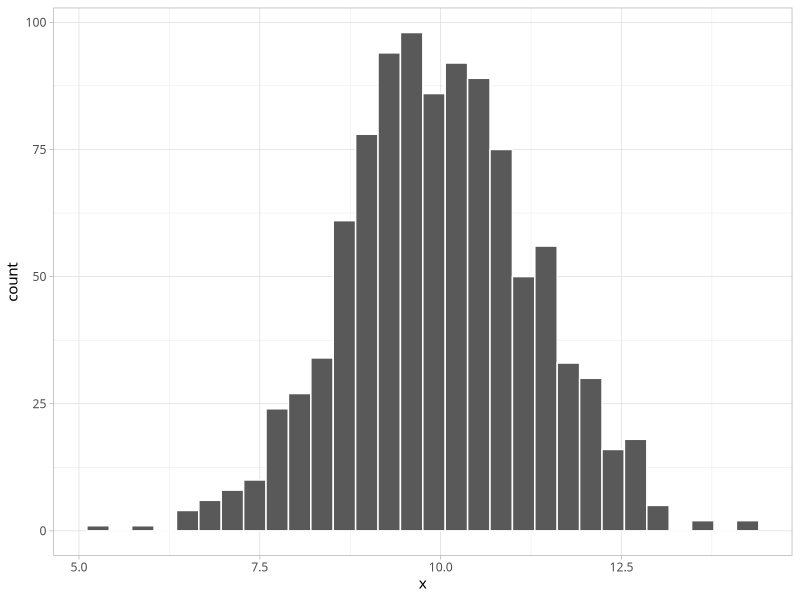
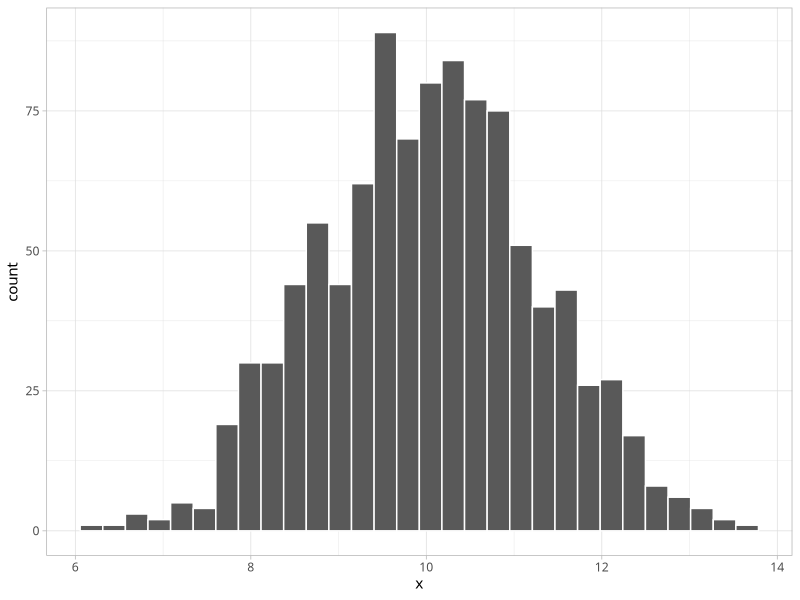
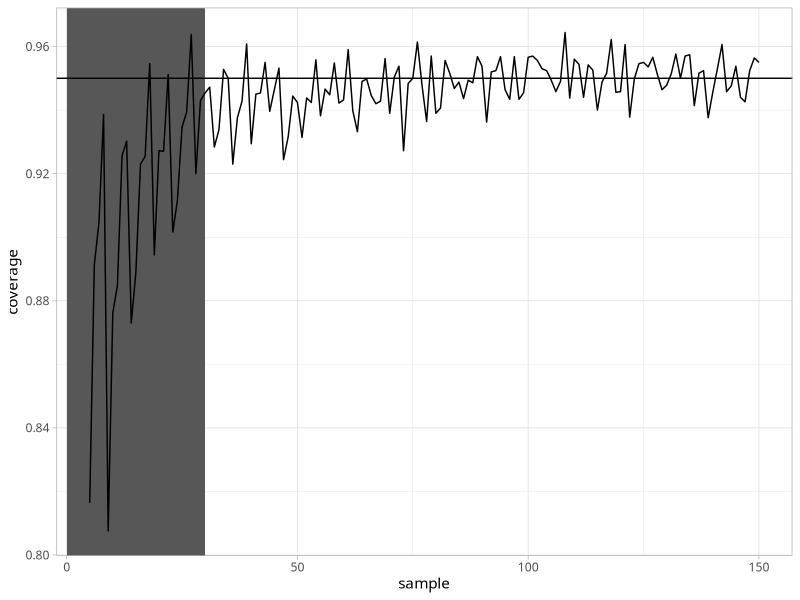

Reproduce these figures in R, in order.
## ---- chunk 1
#| code-summary: "Packages and Setup"
#| message: false
library(tidyverse)
theme_set(theme_light(base_family = "Avenir Next Condensed"))
## ---- chunk 2
x <- rnorm(100000, mean = 0, sd = 1)
## ---- chunk 3
mean(x >= -1 & x <= 1)
## ---- chunk 4
mean(x >= -2 & x <= 2)
## ---- chunk 5
quantile(x, probs = c(0.025, 0.975))
qnorm(c(0.025, 0.975), mean = 0, sd = 1)
## ---- chunk 6
quantile(x)
## ---- chunk 7
min(x)
max(x)
## ---- chunk 8
median(x)
## ---- chunk 9
quantile(x, probs = c(0.005, 0.995))
## ---- chunk 10
mean(x > -2.576 & x < 2.576)
## ---- chunk 11
d <- tibble(id = 1:1e3) |> 
  rowwise() |> 
  mutate(x = sum(runif(20))) |> 
  ungroup() ## this might save you trouble later on!

d |> ggplot(aes(x)) + geom_histogram(color = "white")
## ---- chunk 12
sd(d$x)
## ---- chunk 13
sqrt(20/12)
## ---- chunk 14
sd(runif(20, min = 0, max = 1)) * sqrt(20)
## ---- chunk 15
N <- 20
S <- 1e3
x <- replicate(S, sum(runif(N, min = 0, max = 1)))

tibble(x) |> 
  ggplot(aes(x)) + geom_histogram(color = "white")
## ---- chunk 16
svy_size <- 15 ## this is different!
est_prop <- 1/3
num_sims <- 10e3

sims <- replicate(num_sims, mean(rbinom(svy_size, 1, prob = est_prop)))
d <- tibble(prop = sims) |> 
  rowid_to_column("sim_num")

d |> summarize(mean = mean(prop), se = sd(prop))
## ---- chunk 17
std_error <- sqrt((1/3) * (2/3) / svy_size)
std_error
## ---- chunk 18
sd(d$prop)
## ---- chunk 19
mean(d$prop > 1/3 - sd(d$prop) & d$prop < 1/3 + sd(d$prop))
## ---- chunk 20
lower <- 1/3 - sd(d$prop)
upper <- 1/3 + sd(d$prop)
mean(between(d$prop, lower, upper))
## ---- chunk 21
true_value <- 1/3
sample_size <- 300

x <- rbinom(sample_size, 1, prob = true_value)
estimate <- mean(x)
estimate
std_error_estimate <- sqrt(estimate * (1 - estimate) / sample_size)
std_error_estimate

## Is the "true" value inside the estimated 95% confidence interval??
lower <- estimate - 2 * std_error_estimate
upper <- estimate + 2 * std_error_estimate

# true_value > lower & true_value < upper
between(true_value, lower, upper)
## ---- chunk 22
true_value <- 1/3
sample_size <- 300 ## play around with this!
num_sims <- 10e3

sims <- replicate(num_sims, {
  
  x <- rbinom(sample_size, 1, prob = true_value)
  estimate <- mean(x)
  std_error_estimate <- sqrt(estimate * (1 - estimate) / sample_size)
  ## Is the "true" value inside the estimated 95% confidence interval??
  lower <- estimate - 2 * std_error_estimate
  upper <- estimate + 2 * std_error_estimate
  between(true_value, lower, upper)
  
})

mean(sims)
## ---- chunk 23
#| code-fold: true
#| message: false

simulation <- function(N, P, S) {
  
  out <- replicate(S, expr = {
  
    x <- rbinom(N, 1, prob = P)
    estimate <- mean(x)
    std_error_estimate <- sqrt(estimate * (1 - estimate) / N)
    ## Is the "true" value inside the estimated 95% confidence interval??
    lower <- estimate - 2 * std_error_estimate
    upper <- estimate + 2 * std_error_estimate
    dplyr::between(P, lower, upper)
    
  })
  
  return(mean(out))
  
}

ss <- seq(5, 150, by = 1)
out <- map_dbl(ss, \(x) simulation(N = x, P = 1/3, S = 5e3), .progress = TRUE)

tibble(sample = ss, coverage = out) |> 
  ggplot(aes(sample, coverage)) + 
  geom_rect(xmin = 0, ymin = 0, xmax = 30, ymax = Inf, alpha = 1/5) +
  geom_hline(yintercept = 0.95) + 
  geom_line() 
